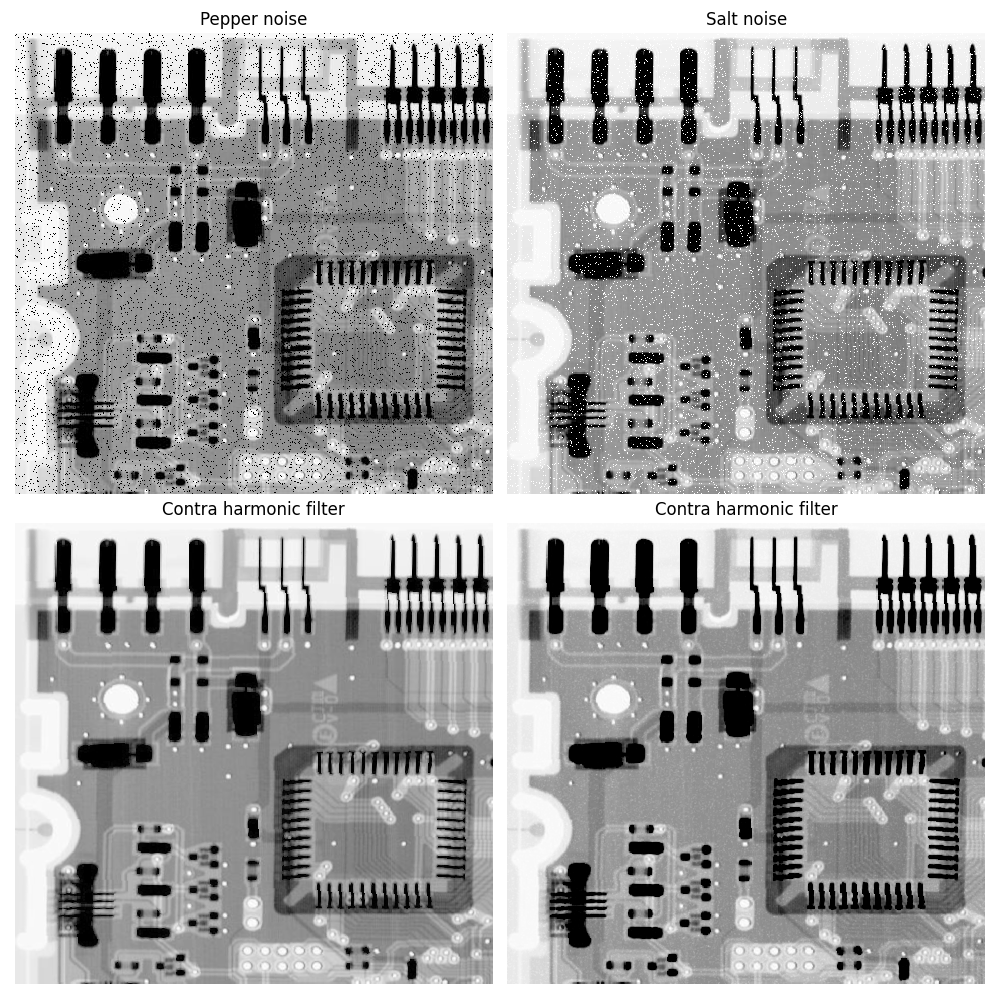

Reproduce this figure in Python.
import os
import sys
import numpy as np
import matplotlib.pyplot as plt
from skimage.io import imread
from skimage.util import img_as_float
from skimage.color import rgb2gray
from libDIPUM.imnoise2 import imnoise2
from libDIPUM.spfilt import spfilt
from libDIPUM.data_path import dip_data

# Parameters
kernel_size = 3
Q = [1.5, -1.5]
p_salt = 0.05
p_pepper = 0.05

# Data
img_path = dip_data('circuitboard.tif')
f_orig = imread(img_path)
if f_orig.ndim == 3:
    f_orig = rgb2gray(f_orig)
f = img_as_float(f_orig)

# Noise adding
fnPepper, _ = imnoise2(f, 'salt & pepper', 0, p_pepper)
fnSalt, _ = imnoise2(f, 'salt & pepper', p_salt, 0)

# Filtering
fHatContraHarmonic1 = spfilt(fnPepper, 'chmean', kernel_size, kernel_size, Q[0])
fHatContraHarmonic2 = spfilt(fnSalt, 'chmean', kernel_size, kernel_size, Q[1])

# Display
fig, axes = plt.subplots(2, 2, figsize=(10, 10))

imshow_kwargs = dict(cmap='gray', interpolation='nearest')

axes[0, 0].imshow(fnPepper, **imshow_kwargs)
axes[0, 0].axis('off')
axes[0, 0].set_title('Pepper noise')

axes[0, 1].imshow(fnSalt, **imshow_kwargs)
axes[0, 1].axis('off')
axes[0, 1].set_title('Salt noise')

axes[1, 0].imshow(fHatContraHarmonic1, **imshow_kwargs)
axes[1, 0].axis('off')
axes[1, 0].set_title('Contra harmonic filter')

axes[1, 1].imshow(fHatContraHarmonic2, **imshow_kwargs)
axes[1, 1].axis('off')
axes[1, 1].set_title('Contra harmonic filter')

plt.tight_layout()
plt.savefig('Figure58.png')
plt.show()
